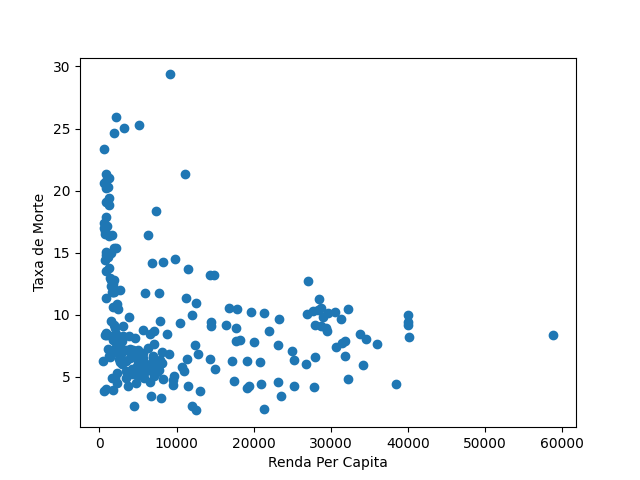

Write the Python code that produced this figure.
import pandas as pd
import matplotlib.pyplot as plt

dados = pd.read_csv('world.csv')

perCapita = dados['GDP - per capita']
taxaMorte = dados['Death rate(deaths/1000 population)']

plt.xlabel('Renda Per Capita')
plt.ylabel('Taxa de Morte')
plt.scatter(perCapita, taxaMorte)
plt.show()
